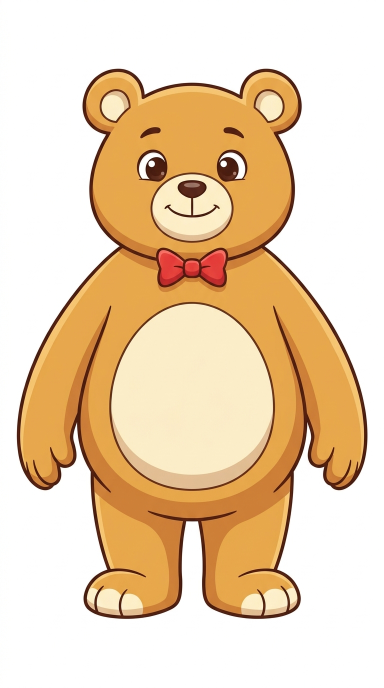
#> input picture cartoon2d/cast/bobo/source.png, 768 x 1376 px (shown at 1/2 size); its folder holds only this picture in this run
$ python -i stickers.py   (imports and definitions only)
#> lines starting #> are read from the running program, lines starting #| are printed output that depends on the picture; after the words box and inside, x2 and y2 are one past the last pixel; in counts of white or black regions, pixels touching at a corner belong together
"""Code-drawn stickers for the sticker-story look: the fallback for every Flow sticker. PIL only, no network, deterministic.
Every function returns an RGBA image with a transparent background (a fresh copy on each call, so callers may paint on it; the drawing
itself is cached with functools.lru_cache). Drawn at 2-3x and downsampled, so edges are smooth.

  die_cut(img, edge=10, shadow=True)       thick white outline following the alpha, soft drop shadow down-right, canvas padded
                                           by die_cut_pad(edge) px on every side so nothing clips (not cached: takes an image)
  sticker(img, edge=10)                    = die_cut(img, edge)
  aircraft(type_id, airline_id="", width=640)   side view, nose right, in the airline's livery (tail colour, cheatline); cropped
                                           to the drawing. Families: narrow wide jumbo regional turboprop old_jet propliner
  aircraft_family(type_id)                 catalog id / free text -> family name (unknown -> "narrow")
  livery(airline_id)                       {"tail": rgb, "accent": rgb, "main": rgb} from the catalog (neutral blue/gold if unknown)
  tail_mark(airline_id, size=160)          tail-fin shape in the livery colours with a small drawn emblem (never a real logo)
  flag(country, width=240)                 ISO-2 (any case) -> geometric flag, 3:2, rounded corners; unknown -> grey with the letters
  hand_flag(country, width=260, side="left")  cartoon hand/arm holding the flag on a short pole (side = which edge the arm enters)
  bubble(text, width=520, bold=(), tail="left")  white speech bubble, wrapped dark text, `bold` words on a yellow highlight;
                                           tail = left | right | none
  prop(kind, size=220)                     ticket timetable cash coins cargo globe building contract chart plane_icon route_icon
                                           crown handshake scissors (unknown kind -> rounded square with the word)
  FLAGS                                    the ISO-2 codes with a drawn flag
"""

from __future__ import annotations

import functools
import math
import zlib
from typing import Callable, Dict, List, Sequence, Tuple

from PIL import Image, ImageChops, ImageDraw, ImageFilter

from cinematic_explainer.war import tokens as T

from . import catalog as C

W, H = T.W, T.H
INK = (28, 28, 36, 255)
WHITE = (255, 255, 255, 255)
YELLOW = (255, 208, 56, 255)


def _cached(maxsize: int = 256):
#> further down, picture is the input picture: PIL image 768x1376 RGB; mean R, G, B 236.5, 211.5, 180.2
    def deco(fn):
        inner = functools.lru_cache(maxsize=maxsize)(fn)

        @functools.wraps(fn)
        def wrap(*a, **k):
            return inner(*a, **k).copy()

        wrap.cache_info = inner.cache_info
        wrap.cache_clear = inner.cache_clear
        return wrap
    return deco


# [5 lines left out: function _rgb, not called in this run]


def _mix(a, b, t: float):
    return tuple(int(a[i] + (b[i] - a[i]) * t) for i in range(3))


def _rgba(c, a: int = 255):
    return (int(c[0]), int(c[1]), int(c[2]), a)


def _canvas(w: int, h: int) -> Tuple[Image.Image, ImageDraw.ImageDraw]:
    im = Image.new("RGBA", (int(w), int(h)), (0, 0, 0, 0))
    return im, ImageDraw.Draw(im)


def _down(im: Image.Image, ss: int) -> Image.Image:
    return im.resize((max(1, im.width // ss), max(1, im.height // ss)), Image.LANCZOS)


# [16 lines left out: functions _trim, _star, not called in this run]


def _rot(pts, cx, cy, ang):
    c, s = math.cos(ang), math.sin(ang)
    return [(cx + (x - cx) * c - (y - cy) * s, cy + (x - cx) * s + (y - cy) * c) for x, y in pts]


# =================================================================================================================== die cut

def die_cut_pad(edge: int = 10) -> int:
    """Pixels die_cut adds on every side of the input."""
    edge = int(edge)
    off = max(3, int(edge * 0.6))
    blur = max(2, int(edge * 0.5))
    return edge + off + blur * 2 + 2


def die_cut(img: Image.Image, edge: int = 10, shadow: bool = True) -> Image.Image:
#> called with edge = 10, shadow = True
    img = img.convert("RGBA")
    edge = max(0, int(edge))
    pad = die_cut_pad(edge)
    w, h = img.width + 2 * pad, img.height + 2 * pad
#> w = 824; h = 1432
    base = Image.new("RGBA", (w, h), (0, 0, 0, 0))
#> base: PIL image 824x1432 RGBA; every value is 0
    base.paste(img, (pad, pad))
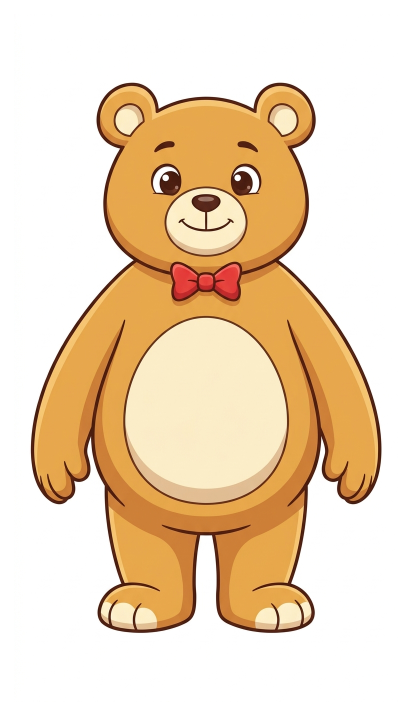
#> base: PIL image 824x1432 RGBA (shown at 1/2 size); mean R, G, B, A 211.8, 189.4, 161.4, 228.4; transparent parts drawn white
    a = base.getchannel("A").point(lambda v: 255 if v > 8 else 0)
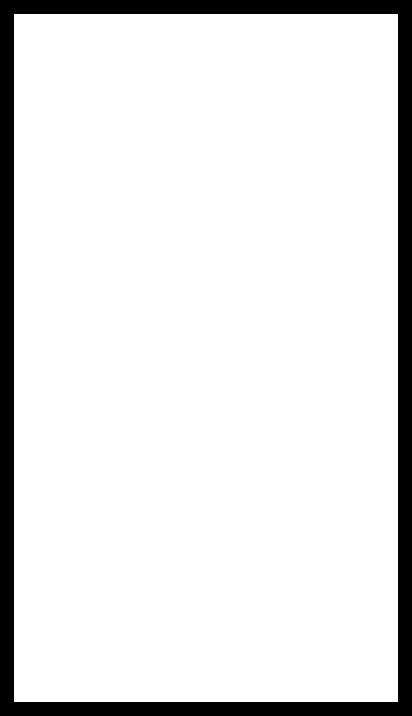
#> a: PIL image 824x1432 L (shown at 1/2 size); 89.6% white; 1 black region, box (x1, y1, x2, y2) and area: (0, 0, 824, 1432) 123200
    rim = a
    if edge > 0:
        for rad, n in ((edge, 28), (edge * 0.75, 20), (edge * 0.5, 14), (edge * 0.25, 8)):
            for i in range(n):
                ang = 2 * math.pi * i / n
                dx, dy = int(round(rad * math.cos(ang))), int(round(rad * math.sin(ang)))
                sh = ImageChops.offset(a, dx, dy)
                rim = ImageChops.lighter(rim, sh)
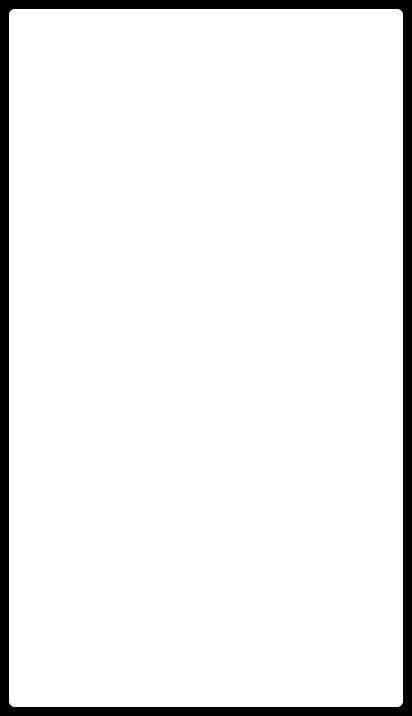
#> rim: PIL image 824x1432 L (shown at 1/2 size); 93.2% white; 1 black region, box (x1, y1, x2, y2) and area: (0, 0, 824, 1432) 80032
        rim = rim.filter(ImageFilter.GaussianBlur(0.7)).point(lambda v: 255 if v > 110 else int(v * 255 / 110) if v > 40 else 0)
        rim = ImageChops.lighter(rim, a)
    out = Image.new("RGBA", (w, h), (0, 0, 0, 0))
    if shadow:
        off = max(3, int(edge * 0.6))
        blur = max(2, int(edge * 0.5))
        sh = ImageChops.offset(rim, off, off).filter(ImageFilter.GaussianBlur(blur))
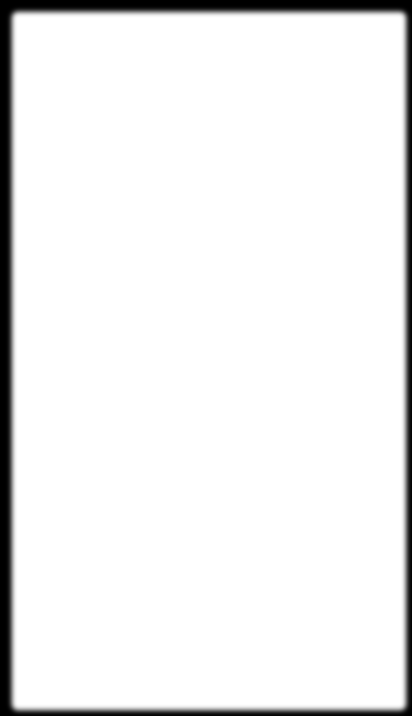
#> sh: PIL image 824x1432 L (shown at 1/2 size); min 0, max 255, mean 238.1
        sh = sh.point(lambda v: int(v * 0.5))
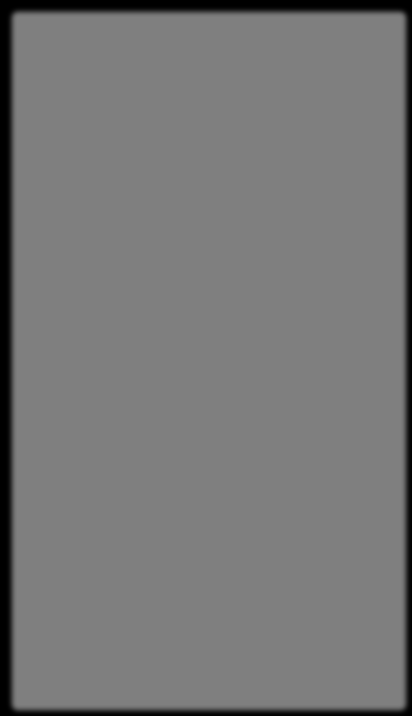
#> sh: PIL image 824x1432 L (shown at 1/2 size); min 0, max 127, mean 118.6
        layer = Image.new("RGBA", (w, h), (0, 0, 0, 255))
        layer.putalpha(sh)
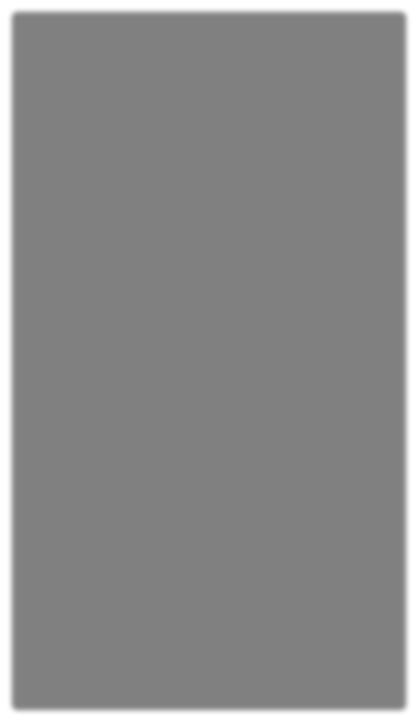
#> layer: PIL image 824x1432 RGBA (shown at 1/2 size); mean R, G, B, A 0, 0, 0, 118.6; transparent parts drawn white
        out = Image.alpha_composite(out, layer)
    white = Image.new("RGBA", (w, h), WHITE)
#> white: PIL image 824x1432 RGBA; every value is 255
    white.putalpha(rim)
    out = Image.alpha_composite(out, white)
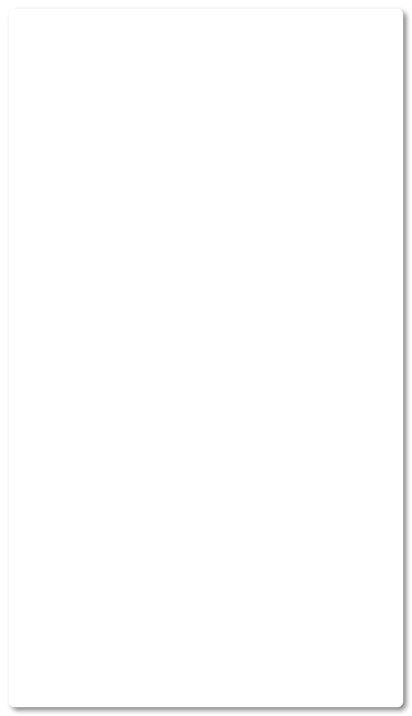
#> out: PIL image 824x1432 RGBA (shown at 1/2 size); mean R, G, B, A 238.4, 238.4, 238.4, 239.6; transparent parts drawn white
    return Image.alpha_composite(out, base)


def sticker(img: Image.Image, edge: int = 10) -> Image.Image:
    return die_cut(img, edge)


# ================================================================================================================== liveries

def _near_white(c) -> bool:
    return min(c) > 215


# [20 lines left out: function livery, not called in this run]


# =================================================================================================================== aircraft

_FAMILY_IDS = {
    "dc3": "propliner", "dc4": "propliner", "dc6": "propliner", "dc7": "propliner", "c47": "propliner", "constellation": "propliner",
    "l049": "propliner", "l1049": "propliner", "l749": "propliner", "propliner": "propliner", "stratocruiser": "propliner",
    "b707": "old_jet", "boeing707": "old_jet", "707": "old_jet", "dc8": "old_jet", "comet": "old_jet", "decomet": "old_jet",
    "b720": "old_jet", "vc10": "old_jet", "convair880": "old_jet", "old_jet": "old_jet",
    "atr": "turboprop", "atr72": "turboprop", "atr42": "turboprop", "dash8": "turboprop", "q400": "turboprop", "dhc8": "turboprop",
    "dash7": "turboprop", "saab340": "turboprop", "turboprop": "turboprop", "f50": "turboprop", "an24": "turboprop",
    "e_jet": "regional", "ejet": "regional", "crj": "regional", "erj": "regional", "e175": "regional", "e190": "regional",
    "e195": "regional", "regional": "regional",
    "narrow": "narrow", "wide": "wide", "jumbo": "jumbo",
}
_FAMILIES = ("narrow", "wide", "jumbo", "regional", "turboprop", "old_jet", "propliner")


# [18 lines left out: function aircraft_family, not called in this run]


# per-family drawing parameters (units: fractions of the sticker width; y grows downward; nose points right)
_FAM = {
    "narrow":    dict(r=.052, nose=.10, tail=.24, fin=.115, eng=.030, wing_y=.55, sweep=.16, down=.075, chord=.15, win=.0215),
    "wide":      dict(r=.062, nose=.11, tail=.26, fin=.140, eng=.040, wing_y=.55, sweep=.20, down=.090, chord=.18, win=.0225),
    "jumbo":     dict(r=.066, nose=.12, tail=.26, fin=.145, eng=.036, wing_y=.55, sweep=.20, down=.095, chord=.18, win=.0230),
    "regional":  dict(r=.048, nose=.09, tail=.24, fin=.105, eng=.026, wing_y=.55, sweep=.09, down=.060, chord=.13, win=.0205),
    "turboprop": dict(r=.048, nose=.07, tail=.25, fin=.120, eng=.024, wing_y=-.62, sweep=.04, down=.030, chord=.11, win=.0205),
    "old_jet":   dict(r=.040, nose=.11, tail=.26, fin=.125, eng=.022, wing_y=.55, sweep=.22, down=.105, chord=.12, win=.0200),
    "propliner": dict(r=.048, nose=.12, tail=.27, fin=.105, eng=.024, wing_y=.55, sweep=.07, down=.050, chord=.17, win=.0215),
}
_BODY_LIGHT = (246, 248, 252)
_METAL = (206, 212, 222)
_METAL_DK = (150, 158, 172)
_WINDOW = (34, 46, 70)


# [270 lines left out: functions _fuselage_pts, _poly, _ell, _engine, _draw_propeller, _wing and 1 more, not called in this run]


@_cached(128)
def _aircraft(fam: str, tail: tuple, accent: tuple, main: tuple, width: int, hump: bool, gear: bool) -> Image.Image:
    return _draw_aircraft(fam, tail, accent, main, width, hump, gear)


# [46 lines left out: functions aircraft, _tail_mark, not called in this run]


def accent_or_white(c):
    return c


def tail_mark(airline_id: str, size: int = 160) -> Image.Image:
    return _tail_mark(str(airline_id or ""), int(size))


# ====================================================================================================================== flags

# [16 lines left out: functions _hs, _vs, not called in this run]


def _crescent(d, cx, cy, R, fg, bg, shift=0.32, inner=0.80):
    d.ellipse([cx - R, cy - R, cx + R, cy + R], fill=fg)
    d.ellipse([cx - R + R * shift * 2, cy - R * inner, cx - R + R * shift * 2 + 2 * R * inner, cy + R * inner], fill=bg)


# [14 lines left out: function _union_jack, not called in this run]


RED = (206, 17, 38)
WH = (255, 255, 255)
BLU = (0, 40, 104)
GRN = (0, 122, 61)
YEL = (252, 209, 22)
BLK = (20, 20, 20)


# [14 lines left out: functions _f_sg, _f_my, not called in this run]


def _f_gb(d, im, w, h):
    im.paste(_union_jack(w, h), (0, 0))


def _f_fr(d, im, w, h): _vs(d, w, h, [(0, 85, 164), WH, (239, 65, 53)])
def _f_nl(d, im, w, h): _hs(d, w, h, [(174, 28, 40), WH, (33, 70, 139)])
def _f_de(d, im, w, h): _hs(d, w, h, [BLK, (221, 0, 0), (255, 206, 0)])
def _f_it(d, im, w, h): _vs(d, w, h, [(0, 146, 70), WH, (206, 43, 55)])
def _f_ie(d, im, w, h): _vs(d, w, h, [(22, 155, 98), WH, (255, 136, 62)])
def _f_be(d, im, w, h): _vs(d, w, h, [BLK, (253, 218, 36), (239, 51, 64)])
def _f_at(d, im, w, h): _hs(d, w, h, [(237, 41, 57), WH, (237, 41, 57)])
def _f_pl(d, im, w, h): _hs(d, w, h, [WH, (220, 20, 60)])
def _f_ru(d, im, w, h): _hs(d, w, h, [WH, (0, 57, 166), (213, 43, 30)])
def _f_id(d, im, w, h): _hs(d, w, h, [(206, 17, 38), WH])
def _f_es(d, im, w, h): _hs(d, w, h, [(170, 21, 27), (241, 191, 0), (170, 21, 27)], [1, 2, 1])
def _f_th(d, im, w, h): _hs(d, w, h, [(165, 25, 49), WH, (45, 42, 74), WH, (165, 25, 49)], [1, 1, 2, 1, 1])
# [8 lines left out: functions _f_mx, _f_ar, not called in this run]
def _f_eg(d, im, w, h):
    _hs(d, w, h, [(206, 17, 38), WH, BLK])
    d.polygon([(w * 0.5, h * 0.36), (w * 0.56, h * 0.50), (w * 0.5, h * 0.64), (w * 0.44, h * 0.50)], fill=(193, 148, 30))
def _f_jp(d, im, w, h):
    d.rectangle([0, 0, w, h], fill=WH)
    d.ellipse([w * 0.5 - h * 0.30, h * 0.5 - h * 0.30, w * 0.5 + h * 0.30, h * 0.5 + h * 0.30], fill=(188, 0, 45))
# [26 lines left out: functions _f_cn, _f_hk, _f_kr, not called in this run]
def _f_ae(d, im, w, h):
    _hs(d, w, h, [(0, 115, 47), WH, BLK])
    d.rectangle([0, 0, w * 0.25, h], fill=(255, 0, 0))
# [43 lines left out: functions _f_qa, _f_au, _f_nz, _f_us, _f_in, _f_ph, not called in this run]
def _f_vn(d, im, w, h):
    d.rectangle([0, 0, w, h], fill=(218, 37, 29))
    _star(d, w * 0.5, h * 0.52, h * 0.30, YEL)
# [72 lines left out: functions _f_tr, _f_pt, _f_ch, _f_dk, _f_se, _f_no and 7 more, not called in this run]


_FLAG_FNS: Dict[str, Callable] = {
    "SG": _f_sg, "MY": _f_my, "GB": _f_gb, "FR": _f_fr, "NL": _f_nl, "DE": _f_de, "US": _f_us, "IN": _f_in, "AE": _f_ae, "QA": _f_qa,
    "AU": _f_au, "JP": _f_jp, "CN": _f_cn, "HK": _f_hk, "KR": _f_kr, "TH": _f_th, "ID": _f_id, "PH": _f_ph, "VN": _f_vn, "TR": _f_tr,
    "IT": _f_it, "ES": _f_es, "PT": _f_pt, "IE": _f_ie, "CH": _f_ch, "AT": _f_at, "BE": _f_be, "DK": _f_dk, "SE": _f_se, "NO": _f_no,
    "FI": _f_fi, "PL": _f_pl, "RU": _f_ru, "CA": _f_ca, "BR": _f_br, "MX": _f_mx, "AR": _f_ar, "ZA": _f_za, "EG": _f_eg, "SA": _f_sa,
    "NZ": _f_nz, "PK": _f_pk, "LK": _f_lk,
}
FLAGS = tuple(sorted(_FLAG_FNS))


# [22 lines left out: function _flag, not called in this run]


def flag(country: str, width: int = 240) -> Image.Image:
    return _flag(str(country or "").strip().upper(), int(width))


# ================================================================================================================== hand flag

# [41 lines left out: function _hand_flag, not called in this run]


def hand_flag(country: str, width: int = 260, side: str = "left") -> Image.Image:
    """Arm enters from `side` (left: fist on the left, flag to the right; right: mirrored arm, the flag itself is never mirrored)."""
    return _hand_flag(str(country or "").strip().upper(), int(width), "right" if side == "right" else "left")


# ====================================================================================================================== bubble

# [51 lines left out: functions _bubble, bubble, not called in this run]


# ======================================================================================================================== props

_GREEN = (64, 168, 96, 255)
_GREEN_DK = (38, 118, 66, 255)
_BLUE = (66, 134, 232, 255)
_RED = (226, 70, 62, 255)
_PAPER = (250, 247, 238, 255)
_ORANGE = (244, 144, 44, 255)
_GREY = (150, 158, 172, 255)


def _o(ss):  # outline width
    return max(2, int(ss * 2))


# [147 lines left out: functions _prop_ticket, _plane_glyph, _prop_timetable, _prop_cash, _prop_coins, _prop_cargo and 4 more, not called in this run]


def _prop_plane_icon(d, S, ss):
    d.ellipse([S * 0.08, S * 0.08, S * 0.92, S * 0.92], fill=YELLOW, outline=INK, width=_o(ss))
    _plane_glyph(d, S * 0.5, S * 0.5, S * 0.30, INK, 45, None, ss)


# [48 lines left out: functions _prop_route_icon, _prop_crown, _prop_handshake, _prop_scissors, not called in this run]


_PROPS: Dict[str, Callable] = {
    "ticket": _prop_ticket, "timetable": _prop_timetable, "cash": _prop_cash, "coins": _prop_coins, "cargo": _prop_cargo,
    "globe": _prop_globe, "building": _prop_building, "contract": _prop_contract, "chart": _prop_chart,
    "plane_icon": _prop_plane_icon, "route_icon": _prop_route_icon, "crown": _prop_crown, "handshake": _prop_handshake,
    "scissors": _prop_scissors,
}
PROP_KINDS = tuple(_PROPS)


# [18 lines left out: function _prop, not called in this run]


def prop(kind: str, size: int = 220) -> Image.Image:
    return _prop(str(kind or "").strip().lower(), int(size))

>>> from PIL import Image
>>> picture = Image.open('../cartoon2d/cast/bobo/source.png')
>>> result = die_cut(picture)
